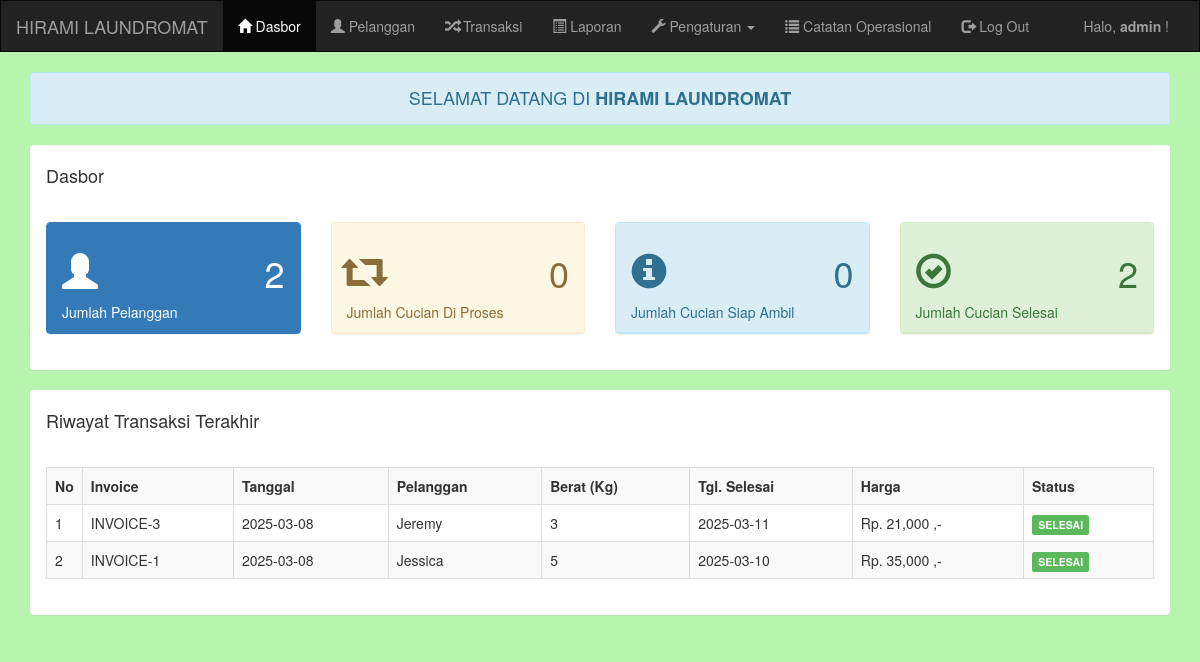
Before: /admin/index.php (signed in) with the older database file.
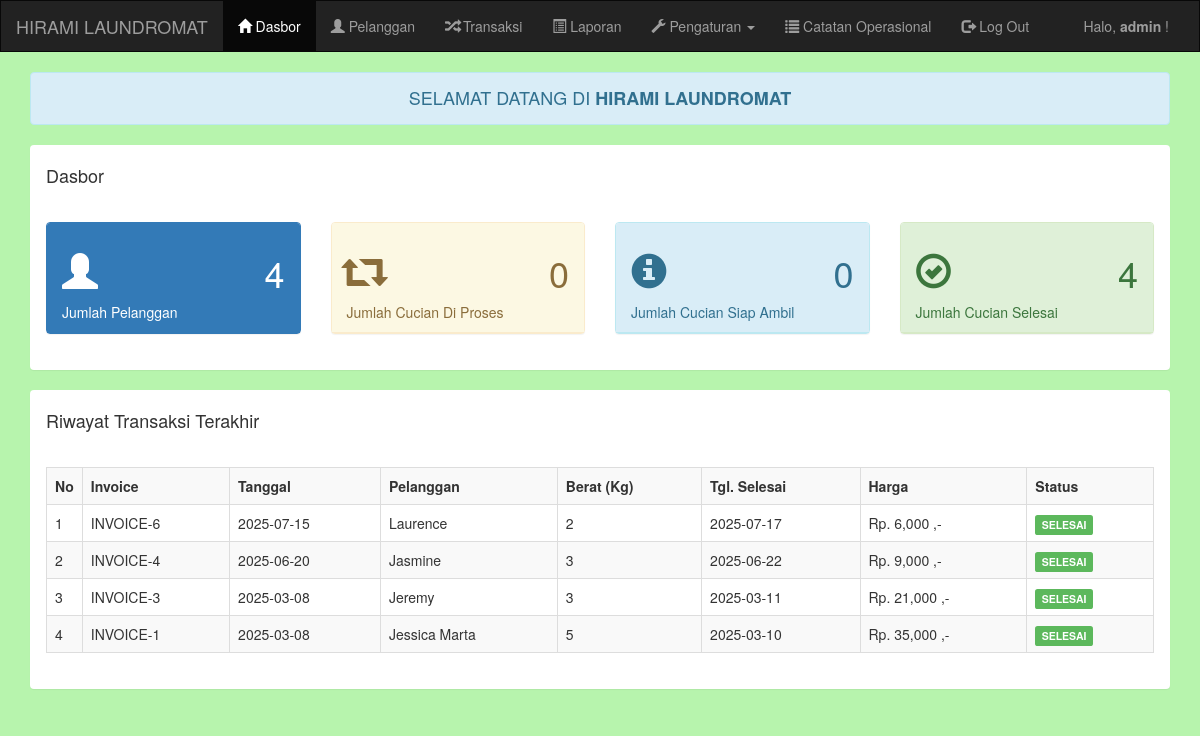
After: the same page with the newer database file.
### tables this page shows
CREATE TABLE `pelanggan` (
  `pelanggan_id` int(11) NOT NULL,
  `pelanggan_nama` varchar(255) NOT NULL,
  `pelanggan_hp` varchar(255) NOT NULL,
  `pelanggan_alamat` text NOT NULL
);

CREATE TABLE `transaksi` (
  `transaksi_id` int(11) NOT NULL,
  `transaksi_tgl` date NOT NULL,
  `transaksi_pelanggan` int(11) NOT NULL,
  `transaksi_harga` int(11) NOT NULL,
  `transaksi_berat` int(11) NOT NULL,
  `transaksi_tgl_selesai` date NOT NULL,
  `transaksi_status` int(11) NOT NULL
);

### admin/index.php (the view)
<?php include 'header.php'; ?>
<?php
include '../koneksi.php';
?>
<div class="container">
    <div class="alert alert-info text-center">
        <h4 style="margin-bottom: 0px">SELAMAT DATANG DI <b>HIRAMI LAUNDROMAT</b></h4>
    </div>
    <div class="panel">
        <div class="panel-heading">
            <h4>Dasbor</h4>
        </div>
        <div class="panel-body">
            <div class="row">
                <div class="col-md-3">
                    <div class="panel panel-primary">
                        <div class="panel-heading">
                            <h1>
                                <i class="glyphicon glyphicon-user"></i>
                                <span class="pull-right">
                                    <?php
                                    $pelanggan = mysqli_query($koneksi,"select * from pelanggan");
                                    echo mysqli_num_rows($pelanggan);
                                    ?>
                                </span>
                            </h1>
                            Jumlah Pelanggan
                        </div>
                    </div>
                </div>
                <div class="col-md-3">
                    <div class="panel panel-warning">
                        <div class="panel-heading">
                            <h1>
                                <i class="glyphicon glyphicon-retweet"></i>
                                <span class="pull-right">
                                    <?php
                                    $proses = mysqli_query($koneksi,"select * from transaksi where transaksi_status='0'");
                                    echo mysqli_num_rows($proses);
                                    ?>
                                </span>
                            </h1>
                            Jumlah Cucian Di Proses
                        </div>
                    </div>
                </div>
                <div class="col-md-3">
                    <div class="panel panel-info">
                        <div class="panel-heading">
                        <h1>
                                <i class="glyphicon glyphicon-info-sign"></i>
                                <span class="pull-right">
                                    <?php
                                    $proses = mysqli_query($koneksi,"select * from transaksi where transaksi_status='1'");
                                    echo mysqli_num_rows($proses);
                                    ?>
                                </span>
                            </h1>
                            Jumlah Cucian Siap Ambil
                        </div>
                    </div>
                </div>
                <div class="col-md-3">
                    <div class="panel panel-success">
                        <div class="panel-heading">
                            <h1>
                                <i class="glyphicon glyphicon-ok-circle"></i>
                                <span class="pull-right">
                                    <?php
                                    $proses = mysqli_query($koneksi,"select * from transaksi where transaksi_status='2'");
                                    echo mysqli_num_rows($proses);
                                    ?>
                                </span>
                            </h1>
                            Jumlah Cucian Selesai
                        </div>
                    </div>
                </div>
            </div>
        </div>
    </div>
    <div class="panel">
        <div class="panel-heading">
            <h4>Riwayat Transaksi Terakhir</h4>
        </div>
        <div class="panel-body">
            <table class="table table-bordered table-striped">
                <tr>
                    <th width="1%">No</th>
                    <th>Invoice</th>
                    <th>Tanggal</th>
                    <th>Pelanggan</th>
                    <th>Berat (Kg)</th>
                    <th>Tgl. Selesai</th>
                    <th>Harga</th>
                    <th>Status</th>
                </tr>
                <?php
                $data = mysqli_query($koneksi,"select * from pelanggan,transaksi where transaksi_pelanggan=pelanggan_id order by transaksi_id desc limit 7");
                $no = 1;
                while($d=mysqli_fetch_array($data)){
                    ?>
                    <tr>
                        <td><?php echo $no++; ?></td>
                        <td>INVOICE-<?php echo $d['transaksi_id']; ?></td>
                        <td><?php echo $d['transaksi_tgl']; ?></td>
                        <td><?php echo $d['pelanggan_nama']; ?></td>
                        <td><?php echo $d['transaksi_berat']; ?></td>
                        <td><?php echo $d['transaksi_tgl_selesai']; ?></td>
                        <td><?php echo "Rp. ".number_format($d['transaksi_harga']) ." ,-"; ?></td>
                        <td>
                            <?php
                            if($d['transaksi_status']=="0"){
                                echo "<div class='label label-warning'>PROSES</div>";
                            }else if($d['transaksi_status']=="1"){
                                echo "<div class='label label-info'>DICUCI</div>";
                            }else if($d['transaksi_status']=="2"){
                                echo "<div class='label label-success'>SELESAI</div>";
                            }
                            ?>
                        </td>
                    </tr>
                    <?php
                }
                ?>
            </table>
        </div>
    </div>
</div>
<?php include 'footer.php'; ?>

### admin/header.php (shortened to what this page needs)
<!DOCTYPE html>
<html>
<head>
<link rel="stylesheet" type="text/css" href="../assets/css/bootstrap.css">
</head>
<body style="background:rgb(183, 244, 173)">
<nav class="navbar navbar-inverse" style="border-radius: 0px">
<div class="container-fluid">
<div class="navbar-header">
<a class="navbar-brand" href="index.php">HIRAMI LAUNDROMAT</a>
</div>
<div class="collapse navbar-collapse" id="bs-example-navbar-collapse-1">
<ul class="nav navbar-nav">
<li class="active"><a href="index.php"><i class="glyphicon glyphicon-home"></i> Dasbor</a></li>
<li><a href="pelanggan.php"><i class="glyphicon glyphicon-user"></i> Pelanggan</a></li>
<li><a href="transaksi.php"><i class="glyphicon glyphicon-random"></i> Transaksi</a></li>
<li><a href="laporan.php"><i class="glyphicon glyphicon-list-alt"></i> Laporan</a></li>
<li class="dropdown"> <a href="#" class="dropdown-toggle" data-toggle="dropdown" role="button" aria-haspopup="true" aria-expanded="false">
<i class="glyphicon glyphicon-wrench"></i> Pengaturan <span class="caret"></span></a>
</li>
<li><a href="catatan_operasional.php"><i class="glyphicon glyphicon-list"></i> Catatan Operasional</a></li>
<li><a href="logout.php"><i class="glyphicon glyphicon-log-out"></i> Log Out</a></li>
</ul>
<ul class="nav navbar-nav navbar-right">
<li><p class="navbar-text">Halo, <b> <?php echo $_SESSION['username']; ?></b> !</p></li>
</ul>
</div>
</div>
</nav>

Changed rows visible on the page:
added pelanggan: transaksi.transaksi_id "6", transaksi.transaksi_tgl "2025-07-15", pelanggan_nama "Laurence", transaksi.transaksi_berat "2", transaksi.transaksi_tgl_selesai "2025-07-17", transaksi.transaksi_harga "6,000"
added pelanggan: transaksi.transaksi_id "4", transaksi.transaksi_tgl "2025-06-20", pelanggan_nama "Jasmine", transaksi.transaksi_berat "3", transaksi.transaksi_tgl_selesai "2025-06-22", transaksi.transaksi_harga "9,000"
changed pelanggan: pelanggan_nama "Jessica" → "Jessica Marta"
Other visible differences:
mysqli_num_rows($pelanggan): "2" → "4"
mysqli_num_rows($proses): "2" → "4"
